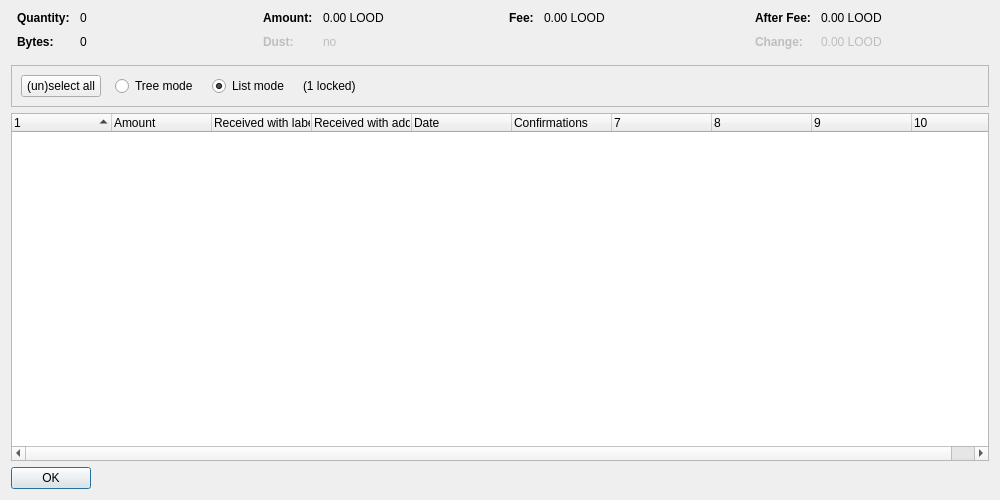
<?xml version="1.0" encoding="UTF-8"?>
<ui version="4.0">
 <class>CoinControlDialog</class>
 <widget class="QDialog" name="CoinControlDialog">
  <property name="geometry">
   <rect>
    <x>0</x>
    <y>0</y>
    <width>1000</width>
    <height>500</height>
   </rect>
  </property>
  <property name="windowTitle">
   <string>Coin Selection</string>
  </property>
  <layout class="QVBoxLayout" name="verticalLayout">
   <item>
    <layout class="QHBoxLayout" name="horizontalLayoutTop" stretch="0,0,0,0">
     <property name="topMargin">
      <number>0</number>
     </property>
     <property name="bottomMargin">
      <number>10</number>
     </property>
     <item>
      <layout class="QFormLayout" name="formLayoutCoinControl1">
       <property name="horizontalSpacing">
        <number>10</number>
       </property>
       <property name="verticalSpacing">
        <number>10</number>
       </property>
       <property name="leftMargin">
        <number>6</number>
       </property>
       <property name="rightMargin">
        <number>6</number>
       </property>
       <item row="0" column="0">
        <widget class="QLabel" name="labelCoinControlQuantityText">
         <property name="font">
          <font>
           <weight>75</weight>
           <bold>true</bold>
          </font>
         </property>
         <property name="text">
          <string>Quantity:</string>
         </property>
        </widget>
       </item>
       <item row="0" column="1">
        <widget class="QLabel" name="labelCoinControlQuantity">
         <property name="cursor">
          <cursorShape>IBeamCursor</cursorShape>
         </property>
         <property name="contextMenuPolicy">
          <enum>Qt::ActionsContextMenu</enum>
         </property>
         <property name="text">
          <string notr="true">0</string>
         </property>
         <property name="textInteractionFlags">
          <set>Qt::LinksAccessibleByMouse|Qt::TextSelectableByKeyboard|Qt::TextSelectableByMouse</set>
         </property>
        </widget>
       </item>
       <item row="1" column="0">
        <widget class="QLabel" name="labelCoinControlBytesText">
         <property name="font">
          <font>
           <weight>75</weight>
           <bold>true</bold>
          </font>
         </property>
         <property name="text">
          <string>Bytes:</string>
         </property>
        </widget>
       </item>
       <item row="1" column="1">
        <widget class="QLabel" name="labelCoinControlBytes">
         <property name="cursor">
          <cursorShape>IBeamCursor</cursorShape>
         </property>
         <property name="contextMenuPolicy">
          <enum>Qt::ActionsContextMenu</enum>
         </property>
         <property name="text">
          <string notr="true">0</string>
         </property>
         <property name="textInteractionFlags">
          <set>Qt::LinksAccessibleByMouse|Qt::TextSelectableByKeyboard|Qt::TextSelectableByMouse</set>
         </property>
        </widget>
       </item>
      </layout>
     </item>
     <item>
      <layout class="QFormLayout" name="formLayoutCoinControl2">
       <property name="horizontalSpacing">
        <number>10</number>
       </property>
       <property name="verticalSpacing">
        <number>10</number>
       </property>
       <property name="leftMargin">
        <number>6</number>
       </property>
       <property name="rightMargin">
        <number>6</number>
       </property>
       <item row="0" column="0">
        <widget class="QLabel" name="labelCoinControlAmountText">
         <property name="font">
          <font>
           <weight>75</weight>
           <bold>true</bold>
          </font>
         </property>
         <property name="text">
          <string>Amount:</string>
         </property>
        </widget>
       </item>
       <item row="0" column="1">
        <widget class="QLabel" name="labelCoinControlAmount">
         <property name="cursor">
          <cursorShape>IBeamCursor</cursorShape>
         </property>
         <property name="contextMenuPolicy">
          <enum>Qt::ActionsContextMenu</enum>
         </property>
         <property name="text">
          <string notr="true">0.00 LOOD</string>
         </property>
         <property name="textInteractionFlags">
          <set>Qt::LinksAccessibleByMouse|Qt::TextSelectableByKeyboard|Qt::TextSelectableByMouse</set>
         </property>
        </widget>
       </item>
       <item row="1" column="0">
        <widget class="QLabel" name="labelCoinControlLowOutputText">
         <property name="enabled">
          <bool>false</bool>
         </property>
         <property name="font">
          <font>
           <weight>75</weight>
           <bold>true</bold>
          </font>
         </property>
         <property name="text">
          <string>Dust:</string>
         </property>
        </widget>
       </item>
       <item row="1" column="1">
        <widget class="QLabel" name="labelCoinControlLowOutput">
         <property name="enabled">
          <bool>false</bool>
         </property>
         <property name="cursor">
          <cursorShape>IBeamCursor</cursorShape>
         </property>
         <property name="contextMenuPolicy">
          <enum>Qt::ActionsContextMenu</enum>
         </property>
         <property name="text">
          <string notr="true">no</string>
         </property>
         <property name="textInteractionFlags">
          <set>Qt::LinksAccessibleByMouse|Qt::TextSelectableByKeyboard|Qt::TextSelectableByMouse</set>
         </property>
        </widget>
       </item>
      </layout>
     </item>
     <item>
      <layout class="QFormLayout" name="formLayoutCoinControl3">
       <property name="horizontalSpacing">
        <number>10</number>
       </property>
       <property name="verticalSpacing">
        <number>10</number>
       </property>
       <property name="leftMargin">
        <number>6</number>
       </property>
       <property name="rightMargin">
        <number>6</number>
       </property>
       <item row="0" column="0">
        <widget class="QLabel" name="labelCoinControlFeeText">
         <property name="font">
          <font>
           <weight>75</weight>
           <bold>true</bold>
          </font>
         </property>
         <property name="text">
          <string>Fee:</string>
         </property>
        </widget>
       </item>
       <item row="0" column="1">
        <widget class="QLabel" name="labelCoinControlFee">
         <property name="cursor">
          <cursorShape>IBeamCursor</cursorShape>
         </property>
         <property name="contextMenuPolicy">
          <enum>Qt::ActionsContextMenu</enum>
         </property>
         <property name="text">
          <string notr="true">0.00 LOOD</string>
         </property>
         <property name="textInteractionFlags">
          <set>Qt::LinksAccessibleByMouse|Qt::TextSelectableByKeyboard|Qt::TextSelectableByMouse</set>
         </property>
        </widget>
       </item>
      </layout>
     </item>
     <item>
      <layout class="QFormLayout" name="formLayoutCoinControl4">
       <property name="horizontalSpacing">
        <number>10</number>
       </property>
       <property name="verticalSpacing">
        <number>10</number>
       </property>
       <property name="leftMargin">
        <number>6</number>
       </property>
       <property name="rightMargin">
        <number>6</number>
       </property>
       <item row="0" column="0">
        <widget class="QLabel" name="labelCoinControlAfterFeeText">
         <property name="font">
          <font>
           <weight>75</weight>
           <bold>true</bold>
          </font>
         </property>
         <property name="text">
          <string>After Fee:</string>
         </property>
        </widget>
       </item>
       <item row="0" column="1">
        <widget class="QLabel" name="labelCoinControlAfterFee">
         <property name="cursor">
          <cursorShape>IBeamCursor</cursorShape>
         </property>
         <property name="contextMenuPolicy">
          <enum>Qt::ActionsContextMenu</enum>
         </property>
         <property name="text">
          <string notr="true">0.00 LOOD</string>
         </property>
         <property name="textInteractionFlags">
          <set>Qt::LinksAccessibleByMouse|Qt::TextSelectableByKeyboard|Qt::TextSelectableByMouse</set>
         </property>
        </widget>
       </item>
       <item row="1" column="0">
        <widget class="QLabel" name="labelCoinControlChangeText">
         <property name="enabled">
          <bool>false</bool>
         </property>
         <property name="font">
          <font>
           <weight>75</weight>
           <bold>true</bold>
          </font>
         </property>
         <property name="text">
          <string>Change:</string>
         </property>
        </widget>
       </item>
       <item row="1" column="1">
        <widget class="QLabel" name="labelCoinControlChange">
         <property name="enabled">
          <bool>false</bool>
         </property>
         <property name="cursor">
          <cursorShape>IBeamCursor</cursorShape>
         </property>
         <property name="contextMenuPolicy">
          <enum>Qt::ActionsContextMenu</enum>
         </property>
         <property name="text">
          <string notr="true">0.00 LOOD</string>
         </property>
         <property name="textInteractionFlags">
          <set>Qt::LinksAccessibleByMouse|Qt::TextSelectableByKeyboard|Qt::TextSelectableByMouse</set>
         </property>
        </widget>
       </item>
      </layout>
     </item>
    </layout>
   </item>
   <item>
    <widget class="QFrame" name="frame">
     <property name="minimumSize">
      <size>
       <width>0</width>
       <height>40</height>
      </size>
     </property>
     <property name="frameShape">
      <enum>QFrame::StyledPanel</enum>
     </property>
     <property name="frameShadow">
      <enum>QFrame::Sunken</enum>
     </property>
     <layout class="QHBoxLayout" name="horizontalLayout">
      <item>
       <layout class="QHBoxLayout" name="horizontalLayoutPanel" stretch="0,0,0,0,0">
        <property name="spacing">
         <number>14</number>
        </property>
        <item>
         <widget class="QPushButton" name="pushButtonSelectAll">
          <property name="sizePolicy">
           <sizepolicy hsizetype="Maximum" vsizetype="Fixed">
            <horstretch>0</horstretch>
            <verstretch>0</verstretch>
           </sizepolicy>
          </property>
          <property name="text">
           <string>(un)select all</string>
          </property>
          <property name="autoDefault">
           <bool>false</bool>
          </property>
         </widget>
        </item>
        <item>
         <widget class="QRadioButton" name="radioTreeMode">
          <property name="sizePolicy">
           <sizepolicy hsizetype="Maximum" vsizetype="Fixed">
            <horstretch>0</horstretch>
            <verstretch>0</verstretch>
           </sizepolicy>
          </property>
          <property name="text">
           <string>Tree mode</string>
          </property>
         </widget>
        </item>
        <item>
         <widget class="QRadioButton" name="radioListMode">
          <property name="sizePolicy">
           <sizepolicy hsizetype="Maximum" vsizetype="Fixed">
            <horstretch>0</horstretch>
            <verstretch>0</verstretch>
           </sizepolicy>
          </property>
          <property name="text">
           <string>List mode</string>
          </property>
          <property name="checked">
           <bool>true</bool>
          </property>
         </widget>
        </item>
        <item>
         <widget class="QLabel" name="labelLocked">
          <property name="text">
           <string notr="true">(1 locked)</string>
          </property>
         </widget>
        </item>
        <item>
         <spacer name="horizontalSpacer">
          <property name="orientation">
           <enum>Qt::Horizontal</enum>
          </property>
          <property name="sizeHint" stdset="0">
           <size>
            <width>40</width>
            <height>20</height>
           </size>
          </property>
         </spacer>
        </item>
       </layout>
      </item>
     </layout>
    </widget>
   </item>
   <item>
    <widget class="CoinControlTreeWidget" name="treeWidget">
     <property name="contextMenuPolicy">
      <enum>Qt::CustomContextMenu</enum>
     </property>
     <property name="sortingEnabled">
      <bool>false</bool>
     </property>
     <property name="columnCount">
      <number>10</number>
     </property>
     <attribute name="headerShowSortIndicator" stdset="0">
      <bool>true</bool>
     </attribute>
     <attribute name="headerStretchLastSection">
      <bool>false</bool>
     </attribute>
     <column>
      <property name="text">
       <string/>
      </property>
     </column>
     <column>
      <property name="text">
       <string>Amount</string>
      </property>
     </column>
     <column>
      <property name="text">
       <string>Received with label</string>
      </property>
     </column>
     <column>
      <property name="text">
       <string>Received with address</string>
      </property>
     </column>
     <column>
      <property name="text">
       <string>Date</string>
      </property>
     </column>
     <column>
      <property name="text">
       <string>Confirmations</string>
      </property>
      <property name="toolTip">
       <string>Confirmed</string>
      </property>
     </column>
     <column>
      <property name="text">
       <string/>
      </property>
     </column>
     <column>
      <property name="text">
       <string/>
      </property>
     </column>
     <column>
      <property name="text">
       <string/>
      </property>
     </column>
     <column>
      <property name="text">
       <string/>
      </property>
     </column>
    </widget>
   </item>
   <item>
    <widget class="QDialogButtonBox" name="buttonBox">
     <property name="sizePolicy">
      <sizepolicy hsizetype="Maximum" vsizetype="Fixed">
       <horstretch>0</horstretch>
       <verstretch>0</verstretch>
      </sizepolicy>
     </property>
     <property name="orientation">
      <enum>Qt::Horizontal</enum>
     </property>
     <property name="standardButtons">
      <set>QDialogButtonBox::Ok</set>
     </property>
    </widget>
   </item>
  </layout>
 </widget>
 <customwidgets>
  <customwidget>
   <class>CoinControlTreeWidget</class>
   <extends>QTreeWidget</extends>
   <header>coincontroltreewidget.h</header>
  </customwidget>
 </customwidgets>
 <resources/>
 <connections/>
</ui>
